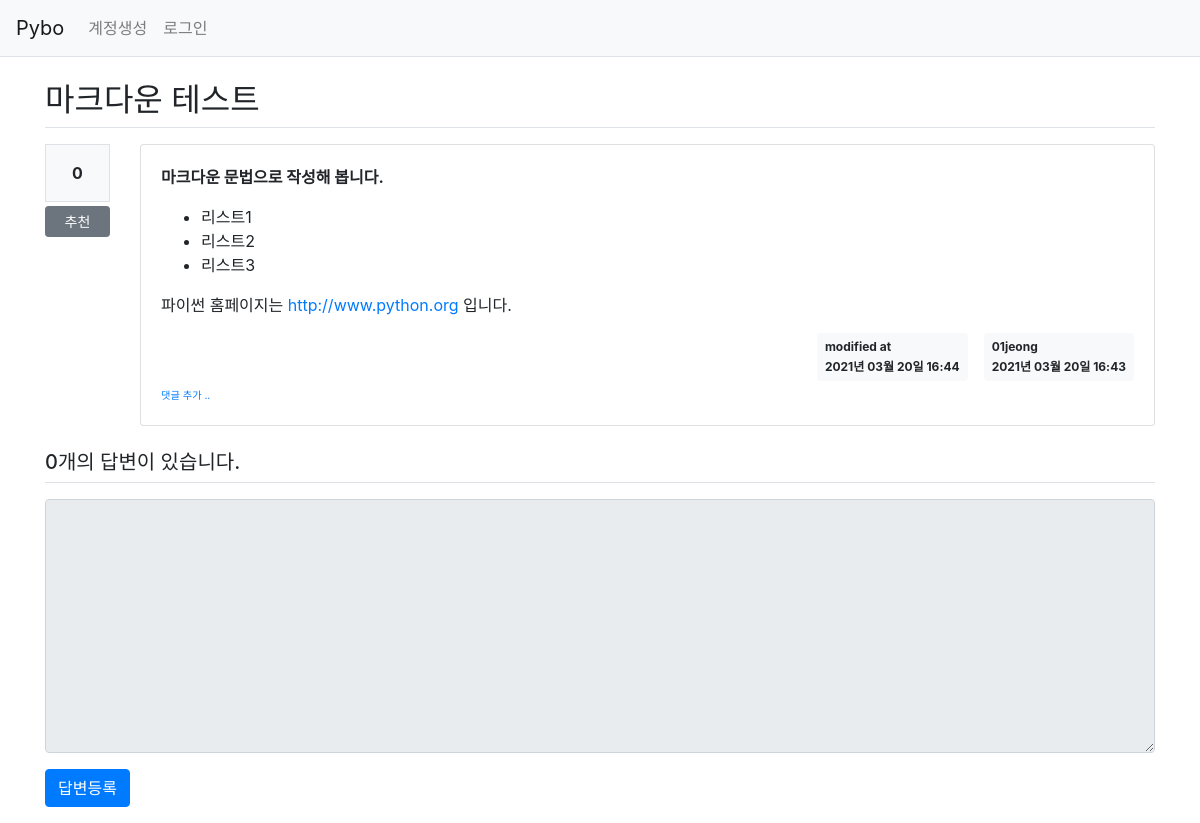
Page /question/detail/306/ on the committed database.
### pybo/models.py (models this page shows)
class Question(db.Model):
    id = db.Column(db.Integer, primary_key=True)
    subject = db.Column(db.String(200), nullable=False)
    content = db.Column(db.Text(), nullable=False)
    create_date = db.Column(db.DateTime(), nullable=False)
    user_id = db.Column(db.Integer, db.ForeignKey('user.id', ondelete='CASCADE'), nullable=False)
    user = db.relationship('User', backref=db.backref('question_set'))
    modify_date = db.Column(db.DateTime(), nullable=True)
    voter = db.relationship('User', secondary=question_voter, backref=db.backref('question_voter_set'))

class User(db.Model):
    id = db.Column(db.Integer, primary_key=True)
    username = db.Column(db.String(150), unique=True, nullable=False)
    password = db.Column(db.String(200), nullable=False)
    email = db.Column(db.String(120), unique=True, nullable=False)

### pybo/views/question_views.py (the view)
@bp.route('/detail/<int:question_id>/')
def detail(question_id):
    form = AnswerForm()
    question = Question.query.get_or_404(question_id)
    return render_template('question/question_detail.html', question=question, form=form)

### pybo/forms.py
class AnswerForm(FlaskForm):
    content = TextAreaField('내용', validators=[DataRequired('내용은 필수입력 항목입니다.')])

### pybo/filter.py (called while the page is built)
def format_datetime(value, fmt='%Y년 %m월 %d일 %H:%M'):
    return value.strftime(fmt)

### pybo/views/auth_views.py (called while the page is built)
@bp.before_app_request
def load_logged_in_user():
    user_id = session.get('user_id')
    if user_id is None:
        g.user = None
    else:
        g.user = User.query.get(user_id)

### pybo/templates/question/question_detail.html (shortened to what this page needs)
{% extends 'base.html' %}
{% block content %}
<div class="container my-3">
    <h2 class="border-bottom py-2">{{ question.subject }}</h2>
    <div class="row my-3">
        <div class="col-1">
            <div class="bg-light text-center p-3 border font-weight-bolder mb-1">{{ question.voter|length }}</div>
            <a href="#" data-uri="{{ url_for('vote.question', question_id=question.id) }}"
               class="recommend btn btn-sm btn-secondary btn-block my-1">추천</a>
        </div>
        <div class="col-11">
            <div class="card">
                <div class="card-body">
                    <div class="card-text">{{ question.content|markdown }}</div>
                    <div class="d-flex justify-content-end">
                        {% if question.modify_date %}
                        <div class="badge badge-light p-2 text-left mx-3">
                            <div class="mb-2">modified at</div>
                            <div>{{ question.modify_date|datetime }}</div>
                        </div>
                        {% endif %}
                        <div class="badge badge-light p-2 text-left">
                            <div class="mb-2">{{ question.user.username }}</div>
                            <div>{{ question.create_date|datetime }}</div>
                        </div>
                    </div>
                    <div>
                        <a href="{{ url_for('comment.create_question', question_id=question.id) }}"
                           class="small"><small>댓글 추가 ..</small></a>
                    </div>
                </div>
            </div>
        </div>
    </div>
    <h5 class="border-bottom my-3 py-2">{{ question.answer_set|length }}개의 답변이 있습니다.</h5>
    <form action="{{ url_for('answer.create', question_id=question.id) }}" method="post" class="my-3">
        <div class="form-group">
            <textarea {% if not g.user %}disabled{% endif %}
                    name="content" id="content" class="form-control" rows="10"></textarea>
        </div>
        <input type="submit" value="답변등록" class="btn btn-primary">
    </form>
</div>
{% endblock %}

### rows in the picture
Question: subject "마크다운 테스트", content "마크다운 문법으로 작성해 봅니다. 리스트1 리스트2 리스트3 파이썬 홈페이지는 http://www.python.org 입니다.", modify_date "2021년 03월 20일 16:44", create_date "2021년 03월 20일 16:43"
User: user.username "01jeong"

### other values in the picture
{{ question.voter|length }} "0"
{{ question.answer_set|length }} "0"
